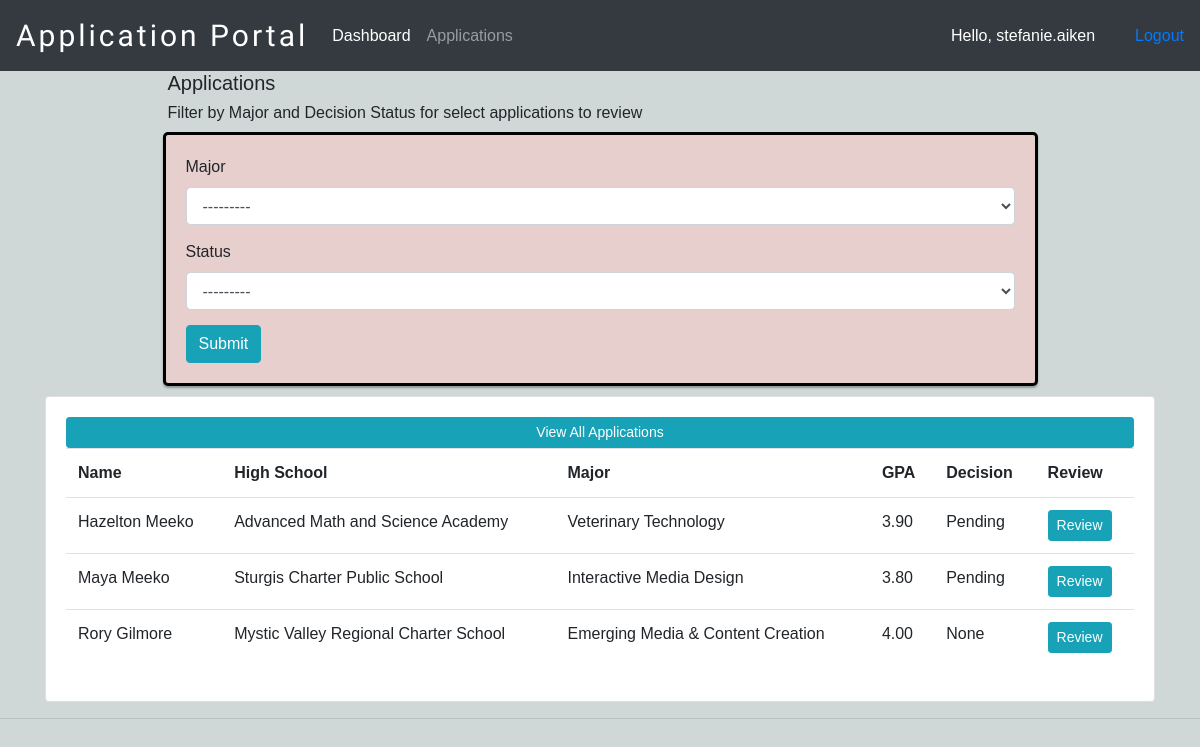
Page /applications (signed in) on the earlier database version.
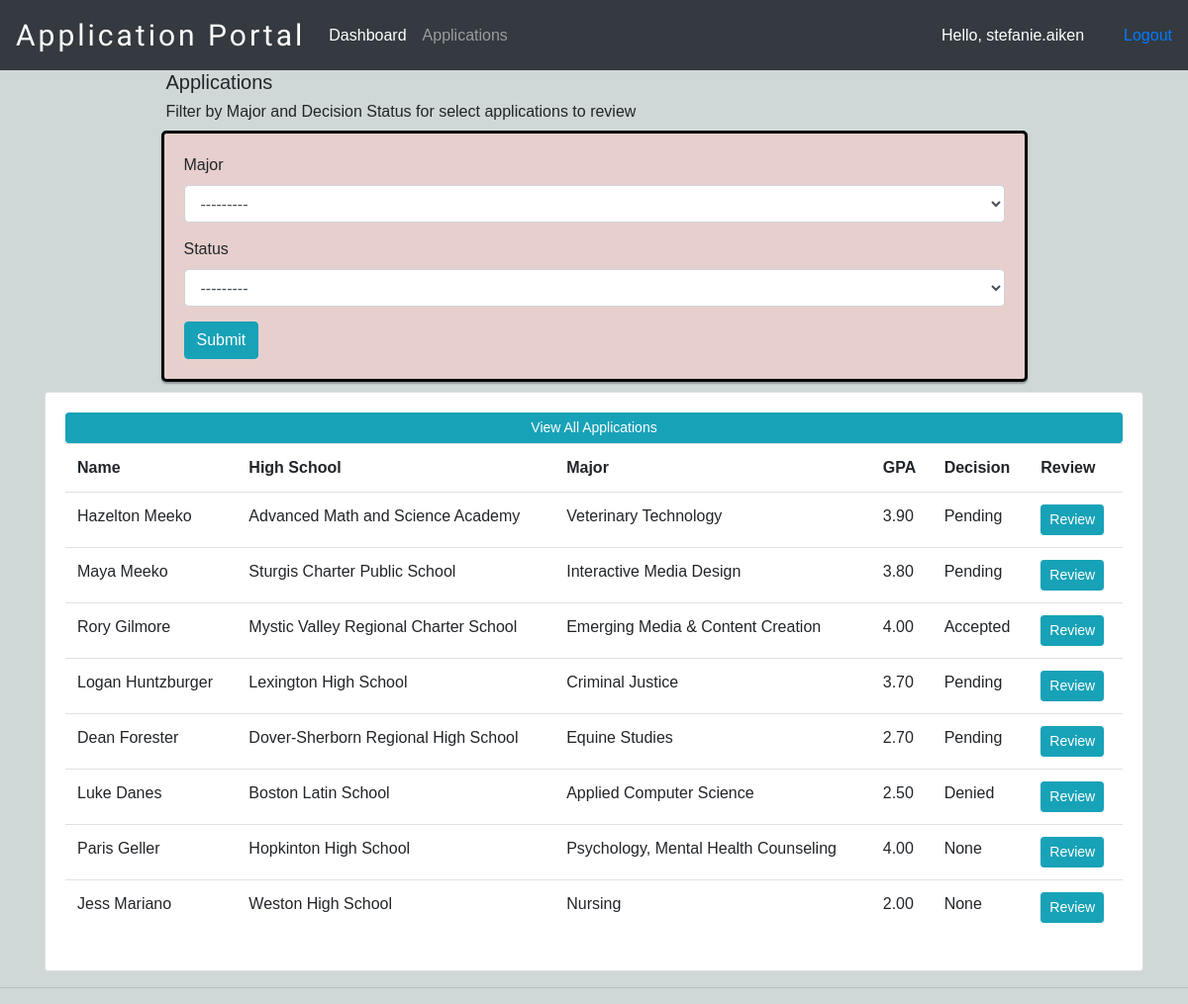
Same page on the later database version.
### appStatus/models.py (models this page shows, shortened)
class Application(models.Model):
    user = models.OneToOneField(User, null=True, on_delete=models.CASCADE)
    name = models.CharField(max_length=200, blank=True, null=True)
    phone = models.CharField(max_length=200, blank=True, null=True)
    email = models.CharField(max_length=200, blank=True, null=True)
    major = models.CharField(max_length=200, blank=True,
                             null=True, choices=MAJOR)
    school = models.CharField(
        max_length=200, blank=True, null=True, choices=SCHOOL)
    GPA = models.FloatField(null=True, blank=True, validators=[
                            MinValueValidator(2), MaxValueValidator(4)])
    status = models.CharField(
        max_length=200, blank=True, null=True, choices=STATUS, default='Received')
    app_submitted = models.CharField(
        max_length=25, blank=True, null=True, choices=SUBMISSION, default='Not Submitted')
    date_created = models.DateTimeField(auto_now_add=True, null=True)

### appStatus/decorators.py (the view)
        def wrapper_func(request, *args, **kwargs):
            group = None
            if request.user.groups.exists():
                group = request.user.groups.all()[0].name
            if group in allowed_roles:
                return view_func(request, *args, **kwargs)
            else:
                return HttpResponse('You are not authorized to view this page')

### appStatus/forms.py
class SearchCriteriaForm(ModelForm):
    class Meta:
        model = Application
        fields = ['major', 'status']

### appStatus/views.py (called while the page is built)
@login_required(login_url='login')
@allowed_users(allowed_roles=['admin'])
def applications(request):
    searchform = SearchCriteriaForm(request.POST)
    application = Application.objects.all()
    context = {'application': application}
    if request.method == 'POST':
        application = Application.objects.filter(
            major=searchform['major'].value(), status=searchform['status'].value())
    context = {'application': application,
               'searchform': searchform}
    return render(request, 'appStatus/applications.html', context)

### appStatus/templates/appStatus/applications.html (shortened to what this page needs)
{%  extends 'appStatus/main.html' %}
{% load crispy_forms_tags %}
{% block content %}
<div class="container">
<div class="row">
    <div class="col-md">
        <div class="container col-md-10 offset-md-1">
            <div class="container">
                <h5>Applications</h5>
                <h6>Filter by Major and Decision Status for select applications to review</h6>
            </div>
            <form id="searchform" method='POST'>
                {{searchform|crispy}}
                <input class="btn btn-info" type="submit" value="Submit">
            </form>
        </div>
        <div class="card card-body">
            <a class="btn btn-sm btn-info" href="{% url 'applications' %}">View All Applications</a>
            <table class="table">
                <tr>
                    <th>Name</th>
                    <th>High School</th>
                    <th>Major</th>
                    <th>GPA</th>
                    <th>Decision</th>
                    <th>Review</th>
                </tr>
                {% for applicant in application %}
                <tr>
                    <td>{{applicant.name}}</td>
                    <td>{{applicant.school}}</td>
                    <td>{{applicant.major}}</td>
                    <td>{{applicant.GPA|floatformat:2}}</td>
                    <td>{{applicant.status}}</td>
                    <td><a class="btn btn-sm btn-info" href="{% url 'application_review' applicant.id %}">Review</a></td>
                </tr>
                {% endfor %}
            </table>
        </div>
    </div>
</div>
</div>
{% endblock content %}

Differences in the rows shown:
changed Application "Rory Gilmore": status "None" → "Accepted"
added Application: name "Logan Huntzburger", school "Lexington High School", major "Criminal Justice", GPA "3.70", status "Pending"
added Application: name "Dean Forester", school "Dover-Sherborn Regional High School", major "Equine Studies", GPA "2.70", status "Pending"
added Application: name "Luke Danes", school "Boston Latin School", major "Applied Computer Science", GPA "2.50", status "Denied"
added Application: name "Paris Geller", school "Hopkinton High School", major "Psychology, Mental Health Counseling", GPA "4.00", status "None"
added Application: name "Jess Mariano", school "Weston High School", major "Nursing", GPA "2.00", status "None"
